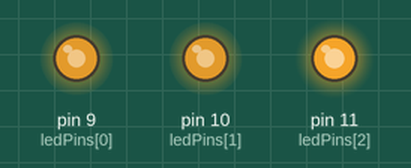
The sketch below on a simulated Arduino Uno, built with avr-gcc and run on an emulated ATmega328P. On the bench: output pins drawn as LEDs (lit = HIGH). Random numbers use the default seed unless the sketch sets one.

Above: at 0.37 s.
At 9.58 s:
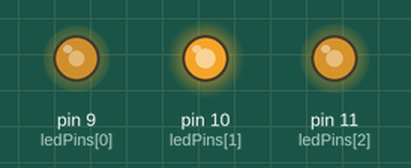
At 15.46 s:
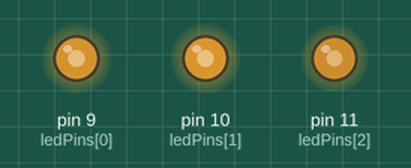
At 19.22 s:
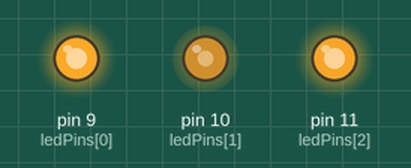
At 28.48 s:
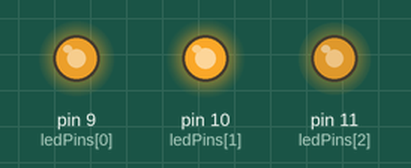
At 39.03 s:
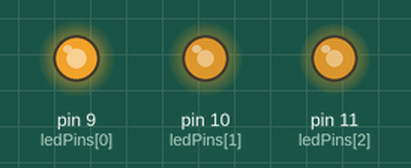
Timing chart, 0 to 40.0 s (numbered marks = the images above):
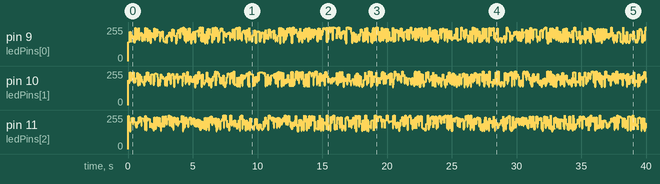

The sketch:

led-fire.ino
```cpp
byte ledPins[] = {9, 10, 11};
byte lenPinsLength = 3;

void setup()
{
    for (int i = 0; i < lenPinsLength; i++) {
        pinMode(ledPins[i], OUTPUT);
    }
}

void loop()
{
    for (int i = 0; i < lenPinsLength; i++) {
        analogWrite(ledPins[i], random(120) + 135);
    }

    delay(random(100));
}
```
